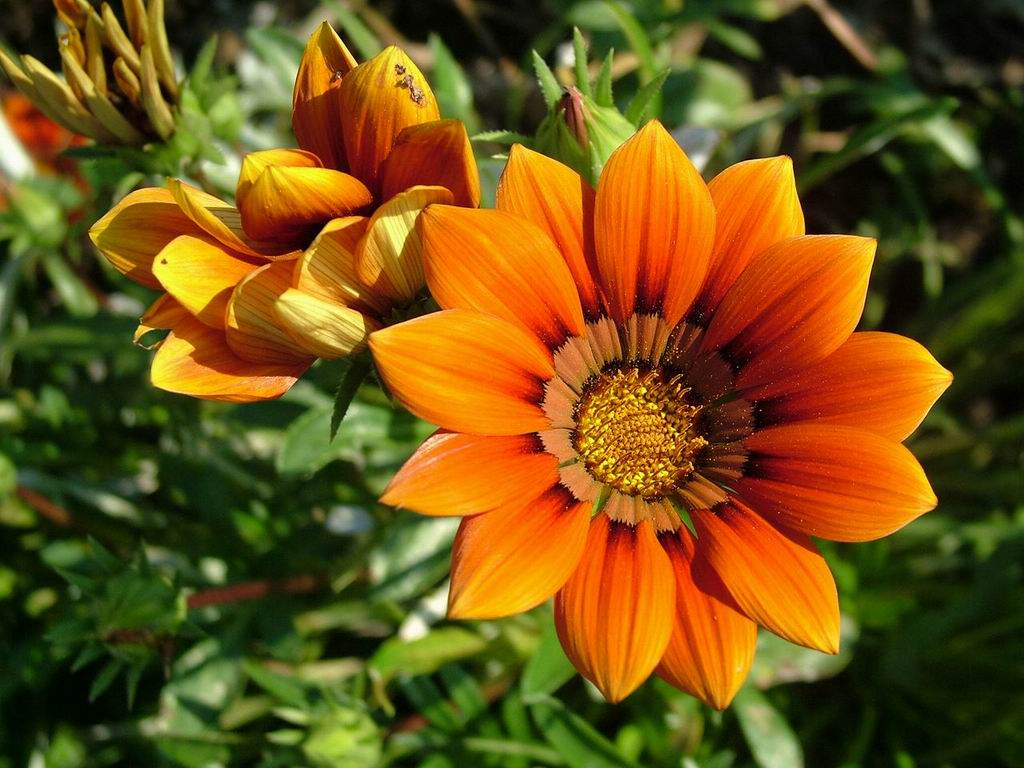
#> input picture TestImage.jpg, 1024 x 768 px
$ python tip.py TestImage.jpg   (older library calls are emulated)
#> lines starting #> are read from the running program, lines starting #| are printed output that depends on the picture
#!/usr/bin/env python
import sys, os

def error(message):
    print("ERROR: "+message)
    quit(1)

def warning(message):
    print("WARNING: "+message)

try:
    from PIL import Image
except:
    error("Unable to load 'pil', or 'pillow'. Try 'sudo pip install pillow'.")

def getFileExtension(fileName):
    import re
    return re.compile('.*\.([^\.]*)').sub(r'\1', os.path.basename(fileName))

def help():
    #     0        10        20        30        40        50        60        70        80
    #     |---------|---------|---------|---------|---------|---------|---------|---------|
    print("Terminal Image Preview (tip.py)")
    print("")
    print("DESCRIPTION")
    print("    This tool will display an image to the screen using ANSI colors.")
    print("")
    print("SYNTAX")
    print("    tip.py <filename> <options>")
    print("")
    print("OPTIONS")
    print("    -h, --help    Show help screen")
    print("    -m  <integer> Specify MAX image size")
    print("")
    quit()

def to216color(r, g, b):
    return (16 + (36 * int(r/51)) + (6 * int(g/51)) + int(b/51))

def main(*inputArgs):
    # Can't pop tuple, so args convert to list
    arguments = list(inputArgs)
    supportedExtenions = ["jpg", "jpeg", "png", "gif", "tiff", "tif"]
    inputFiles = []
    maxSize = 64

    # Process arguments
    while len(arguments) > 0:
        argument = arguments[0]
        if argument == "-h" or argument == "--help":
            help()
        if os.path.exists(argument):
            if getFileExtension(argument).lower() in supportedExtenions:
                inputFiles.append(argument)
            else:
                warning("Invalid file type or argument, %s." % argument)
            arguments.pop(0)
        if argument == "-m":
            maxSize = int(arguments[1])
            if maxSize < 1:
                error("Please specify positive integer for maximum size.")
            arguments.pop(0)
            arguments.pop(0)

    # Make sure we have a file to process
    if len(inputFiles) < 1:
        error("Please specify an image")

    # Process each input image
    for path in inputFiles:
        # open image file
        try:
            img = Image.open(path)
#> img is the input picture: PIL image 1024x768 RGB; mean R, G, B 112.6, 82.9, 21.9
        except:
            warning("Unable to open image, %s." % path)
            continue

        # adjust image width and height
        width = img.size[0]
#> width = 1024
        height = img.size[1]
#> height = 768

        if width > height:
            ratio = int(width/maxSize)
#> ratio = 16
        else:
            ratio = int(height/maxSize)

        width = int(width / ratio)
#> width = 64
        height = int(height / ratio)
#> height = 48

        # Make sure height is even number!
        if height % 2 != 0: height += 1

        # Resize
        img = img.resize((width, height), Image.ANTIALIAS)
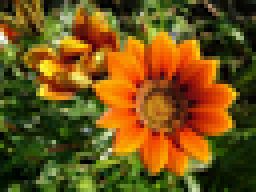
#> img: PIL image 64x48 RGB (shown 4 times larger); mean R, G, B 112.5, 82.9, 22

        # Print image to screen using ANSI colors (216 colors)
        print(path)
        pixels = img.load()
        for y in range(0, img.size[1], 2):
            for x in range(img.size[0]):
                backgroundCode = to216color(*pixels[x, y][0:3])
                forgroundCode = to216color(*pixels[x, y+1][0:3])
                #sys.stdout.write("%3d;%3d;%3d %x\n" % (r, g, b, colorCode)) # DEBUG
                sys.stdout.write("\x1b[48;5;%d;38;5;%dm%s\x1b[0m" % (backgroundCode, forgroundCode, u"\u2584"))
            print("")
        print("")

if __name__ == "__main__":
    sys.argv.pop(0)
    main(*sys.argv)
